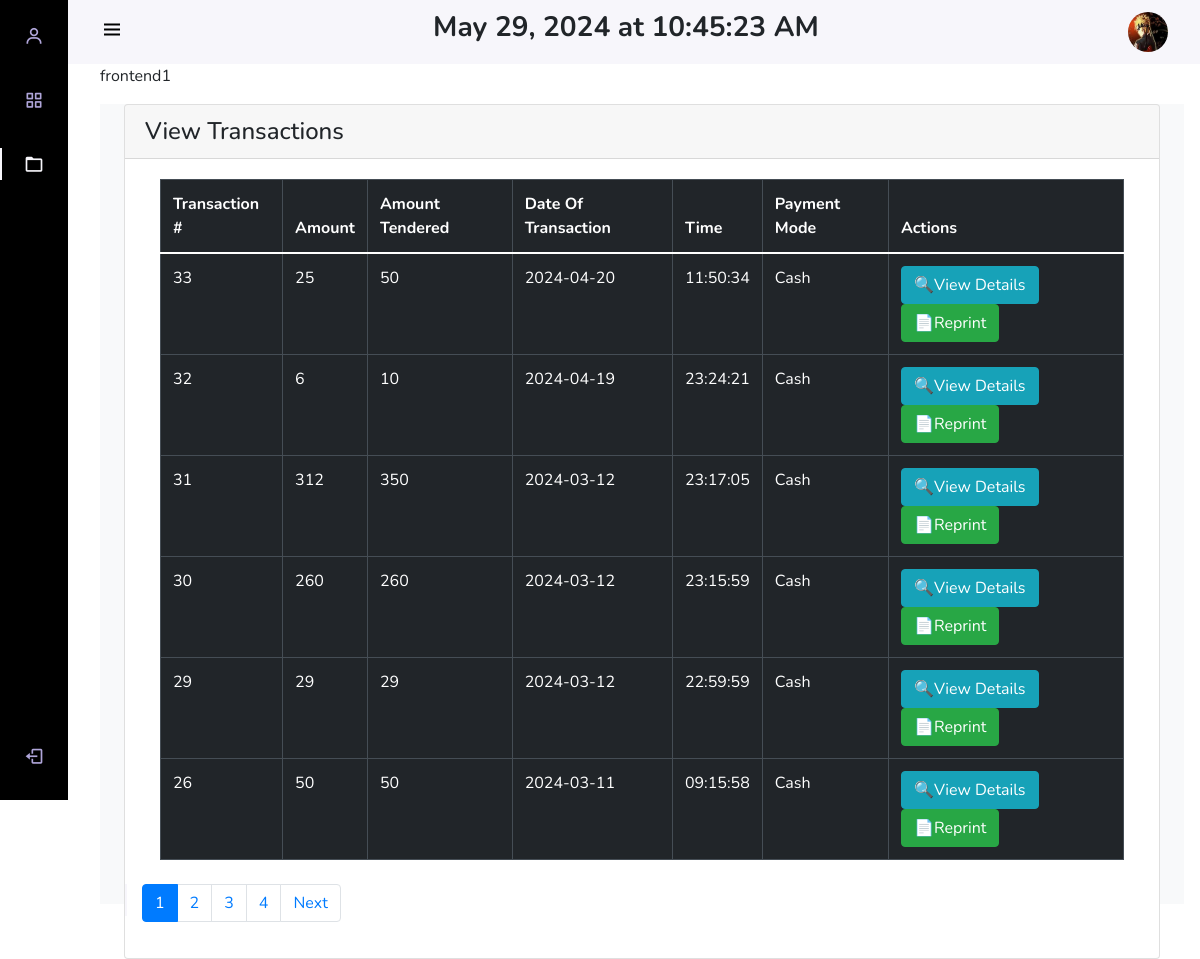
/pages/user/user_frontend_view_transaction.php (signed in), run on an earlier commit of the app's database.
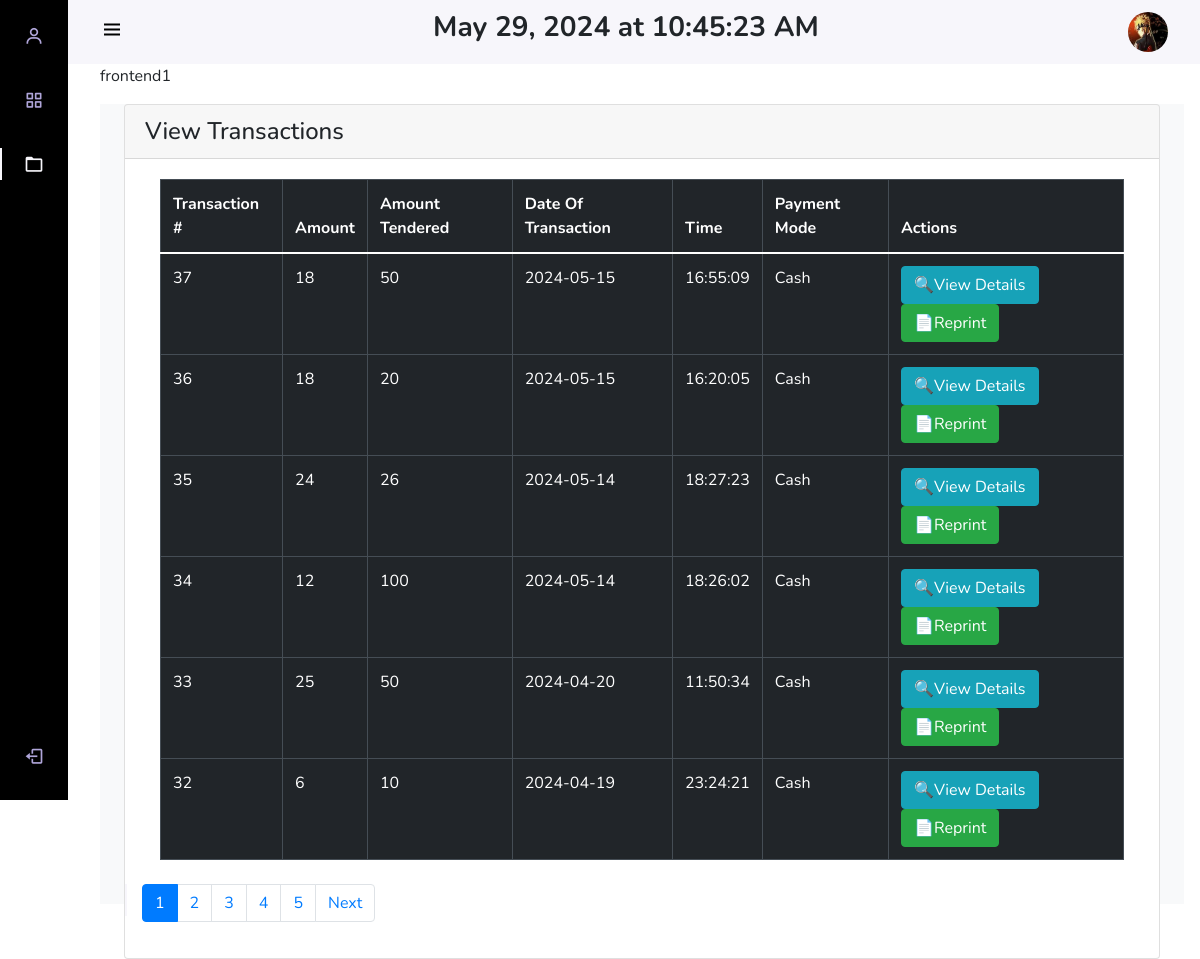
And on a later commit of the database.
### tables this page shows
CREATE TABLE `transactions` (
  `id` int(11) NOT NULL,
  `amount` int(11) NOT NULL,
  `tender_amount` int(11) NOT NULL,
  `date_transacted` date NOT NULL,
  `time_transacted` time NOT NULL,
  `payment_mode` varchar(256) NOT NULL,
  `transact_by` varchar(256) NOT NULL
);

### pages/user/user_frontend_view_transaction.php (the view, shortened to what the changed rows need)
<!DOCTYPE html>
<html lang="en">
<head>
    <?php include 'user_ham.php';
    if (isset($_SESSION['username'])) {
        $username = $_SESSION['username'];
    } else {
        echo "No session found. Please log in.";
    } ?>
    <div class="height-100 bg-light">
        <div class="container-fluid px-4">
            <div class="card">
                <div class="card-body">
                    <?php
                    $limit = 6;
                    $page = isset($_GET['page']) ? $_GET['page'] : 1;
                    $offset = ($page - 1) * $limit;
                    $total_items = mysqli_num_rows(mysqli_query($conn, "SELECT * FROM transactions WHERE transact_by = '$username'"));
                    $total_pages = ceil($total_items / $limit);
                    $trasactions = "SELECT * FROM transactions WHERE transact_by = '$username' ORDER BY id DESC LIMIT $offset, $limit";
                    $result = mysqli_query($conn, $trasactions);
                    if (mysqli_num_rows($result) > 0) {
                        echo "
                    <section class='intro'>
                        <div class='gradient-custom-2 h-100'>
                            <div class='mask d-flex align-items-center h-100'>
                                <div class='container'>
                                    <div class='row justify-content-center'>
                                        <div class='col-12'>
                                            <div class='table-responsive'>
                                                <table class='table table-dark table-bordered mb-0'>
                                                    <thead>
                                                        <tr>
                                                            <th scope='col'>Transaction #</th>
                                                            <th scope='col'>Amount</th>
                                                            <th scope='col'>Amount Tendered</th>
                                                            <th scope='col'>Date Of Transaction</th>
                                                            <th scope='col'>Time</th>
                                                            <th scope='col'>Payment Mode</th>
                                                            <th scope='col'>Actions</th>
                                                        </tr>
                                                    </thead>
                                                    <tbody>
                    ";
                        while ($row = mysqli_fetch_assoc($result)) {
                            echo "
                                                        <tr>
                                                            <td scope='col' class ='id'> " . $row['id'] . "</td>
                                                            <td scope='col' class='amount'> " . $row['amount'] . "</td>
                                                            <td scope='col' class='amount_tendered'> " . $row['tender_amount'] . "</td>
                                                            <td scope='col' class='date'> " . $row['date_transacted'] . "</td>
                                                            <td scope='col' class = 'time'> " . $row['time_transacted'] . "</td>
                                                            <td scope='col' class='payment_mode'> " . $row['payment_mode'] . "</td>
                                                            <td scope='col' class=''> " . "<a href='#' class='btn btn-info view_details'>🔍View Details</a>" . "&nbsp&nbsp" . "<a href='#' class='btn btn-success reprint'>📄Reprint</a>" . "</td>
                                                        </tr>";
                        }
                        echo "
                                                    </tbody>
                                                </table>
                                            </div>
                                        </div>
                                    </div>
                                </div>
                            </div>
                        </div>
                    </section>";
                    } else {
                        echo "<h3>No Transactions done</h3>";
                    }
                    echo "<div class='row justify-content-center mt-4'>";
                    echo "<nav aria-label='Page navigation example'>";
                    echo "<ul class='pagination'>";
                    for ($i = 1; $i <= $total_pages; $i++) {
                        echo "<li class='page-item " . ($page == $i ? 'active' : '') . "'><a class='page-link' href='?page=$i'>$i</a></li>";
                    }
                    echo "</ul>";
                    echo "</nav>";
                    echo "</div>";
                    ?>
                </div>
            </div>
        </div>
    </div>
    </body>
    </body>
</html>

What changed in the data, as far as the page shows it:
no longer on this page (row unchanged): transactions: id "31", amount "312", tender_amount "350", date_transacted "2024-03-12", time_transacted "23:17:05", payment_mode "Cash"
no longer on this page (row unchanged): transactions: id "30", amount "260", tender_amount "260", date_transacted "2024-03-12", time_transacted "23:15:59", payment_mode "Cash"
no longer on this page (row unchanged): transactions: id "29", amount "29", tender_amount "29", date_transacted "2024-03-12", time_transacted "22:59:59", payment_mode "Cash"
no longer on this page (row unchanged): transactions: id "26", amount "50", tender_amount "50", date_transacted "2024-03-11", time_transacted "09:15:58", payment_mode "Cash"
added transactions: id "37", amount "18", tender_amount "50", date_transacted "2024-05-15", time_transacted "16:55:09", payment_mode "Cash"
added transactions: id "36", amount "18", tender_amount "20", date_transacted "2024-05-15", time_transacted "16:20:05", payment_mode "Cash"
added transactions: id "35", amount "24", tender_amount "26", date_transacted "2024-05-14", time_transacted "18:27:23", payment_mode "Cash"
added transactions: id "34", amount "12", tender_amount "100", date_transacted "2024-05-14", time_transacted "18:26:02", payment_mode "Cash"
Also different on the page:
new list line: "5"
